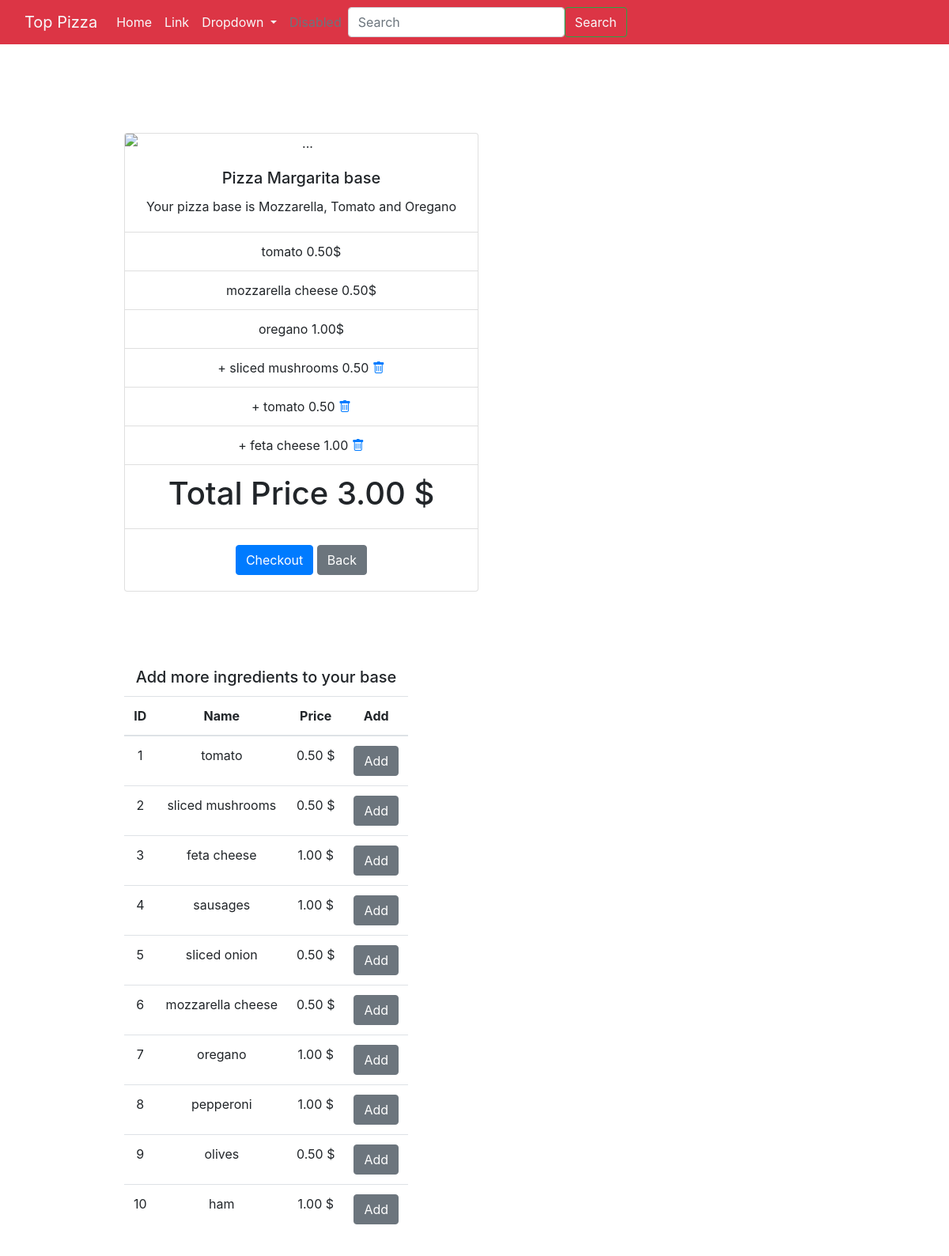
Screenshot of /dashboard.php?action=getPizza&pizza_id=1 with the database file from the repository.
### tables this page shows
CREATE TABLE `pizzas` (
  `id` int(11) NOT NULL,
  `pizza_name` varchar(25) NOT NULL,
  `description` varchar(100) NOT NULL
);

CREATE TABLE `ingredients` (
  `id` int(11) NOT NULL,
  `name` varchar(255) NOT NULL,
  `price` decimal(10,2) NOT NULL
);

### src/controllers/DashboardRequests.php (called while the page is built, shortened)
<?php
$controller = new Controller();
$ingredients = $controller->getAllIngredients();
$request = $_REQUEST;
if (isset($request["action"]) && $request["action"] == "getPizza") {
    $id= $request["pizza_id"];
    $currentPizza = $controller->getPizzaById($id);
    $defaultIngredients=$controller->getDefaultIngredients($id);
    $ingredientsById=$controller->getIngredientsById($id);
}

### src/controllers/Controller.php (called while the page is built, shortened)
<?php
require_once("src\models\IngredientsModel.php");
require_once("src\models\PizzasModel.php");
class Controller
{
    protected $pizzasModel;
    protected $ingredientsModel;
    function __construct()
    {
        $this->ingredientsModel = new IngredientsModel();
        $this->pizzasModel = new PizzasModel();
    }
    function getAllIngredients()
    {
        $ingredients = $this->ingredientsModel->getAllIngredients();
        return $ingredients;
    }
    function getPizzaById($id)
    {
        $currentPizza = $this->pizzasModel->getPizzaById($id);
        return $currentPizza;
    }
    function getIngredientsById($id){
        $ingredients = $this->pizzasModel->getIngredientsById($id);
        return $ingredients;
    }
    function getDefaultIngredients($id){
        $defaultIngredients = $this->pizzasModel->getDefaultIngredientsById($id);
        return $defaultIngredients;
    }
}

### config/db.php (called while the page is built, shortened)
<?php
class Database
{
    private $host;
    private $db;
    private $user;
    private $password;
    private $charset;
    public function __construct()
    {
        $this->host = HOST;
        $this->db = DB;
        $this->user = USER;
        $this->password = PASSWORD;
        $this->charset = CHARSET;
    }
    function connect()
    {
        try {
            $connection = "mysql:host=" . $this->host . ";"
                . "dbname=" . $this->db . ";"
                . "user=" . $this->user . ";"
                . "password=" . $this->password . ";"
                . "charset=" . $this->charset;
            $options = [
                PDO::ATTR_ERRMODE           =>  PDO::ERRMODE_EXCEPTION,
                PDO::ATTR_EMULATE_PREPARES  => FALSE,
            ];
            $pdo = new PDO($connection, USER, PASSWORD, $options);
            return $pdo;
        } catch (PDOException $e) {
            require_once("dberror.php");
        }
    }
}

### src/models/PizzasModel.php (called while the page is built, shortened)
<?php
class PizzasModel
{
    protected $db;
    function __construct()
    {
        $this->db = new Database();
    }
    function getPizzaById($id)
    {
        $query=$this->db->connect()->prepare("SELECT * FROM pizza_prices  WHERE id = $id;");
        try {
            $query->execute();
            $pizzas = $query->fetchAll();
            return $pizzas;
        } catch (PDOException $e) {
            return false;
        }
    }
    function getIngredientsById($id)
    {
        $query = $this->db->connect()->prepare("SELECT i.price, i.name, i.id as ingredient_Id
        FROM pizzas p
         JOIN pizza_extra_ingredients pi ON p.id = pi.pizza_id
        JOIN ingredients i ON pi.ingredient_id = i.id
        WHERE p.id = $id");
        try {
            $query->execute();
            $pizzas = $query->fetchAll();
            return $pizzas;
        } catch (PDOException $e) {
            return false;
        }
    }
    function getDefaultIngredientsById($id)
    {
        $query = $this->db->connect()->prepare("SELECT i.price, i.name, i.id as ingredient_Id
        FROM pizzas p
         JOIN pizza_ingredients pi ON p.id = pi.pizza_id
        JOIN ingredients i ON pi.ingredient_id = i.id
        WHERE p.id = $id");
        try {
            $query->execute();
            $pizzas = $query->fetchAll();
            return $pizzas;
        } catch (PDOException $e) {
            return false;
        }
    }
}

### src/models/ingredientsModel.php (called while the page is built)
<?php
require_once("config/db.php");
class IngredientsModel
{
    protected $db;
    function __construct()
    {
        $this->db = new Database();
    }
    function getAllIngredients()
    {
        $query = $this->db->connect()->prepare("SELECT id, name, price
        FROM ingredients");
        try {
            $query->execute();
            $ingredients = $query->fetchAll();
            return $ingredients;
        } catch (PDOException $e) {
            return [];
        }
    }
}

### dashboard.php (the view, shortened to what this page needs)
<?php
require_once "src/models/ingredientsModel.php";
require_once "src/models/PizzasModel.php";
require_once "src/controllers/Controller.php";
require_once "src/controllers/DashboardRequests.php";
?>
<!DOCTYPE html>
<html lang="en">
<head>
    <link rel="stylesheet" href="https://stackpath.bootstrapcdn.com/bootstrap/4.5.0/css/bootstrap.min.css">
    <link rel="stylesheet" href="https://cdn.jsdelivr.net/npm/bootstrap-icons@1.5.0/font/bootstrap-icons.css">
</head>
<body>
    <?php include("html\header.php"); ?>
    <main class="container text-center">
        <div class="row m-5  d-flex flex-wrap p-3  ">
            <div class="card m-5" style="width: 28rem;">
                <img src="https://www.lanacion.com.ar/resizer/P12DrdN140M2NuxBkxcBQvnYUEY=/1200x800/filters:format(webp):quality(80)/cloudfront-us-east-1.images.arcpublishing.com/lanacionar/M7NX62ONAJGRHMGZQKL3UMOIG4.jpeg
  " class="card-img-top" alt="...">
                <div class="card-body">
                    <h5 class="card-title">Pizza <?php echo $currentPizza[0]["pizza_name"]; ?></h5>
                    <p class="card-text">Your pizza base is Mozzarella, Tomato and Oregano </p>
                </div>
                <ul class="list-group list-group-flush">
                    <?php
                    if ($defaultIngredients) {
                        foreach ($defaultIngredients as $index => $ingredient) {
                            echo "<li class='list-group-item'>" . $ingredient["name"] . " " . $ingredient["price"] . "$    </li>";
                        }
                    }
                    if ($ingredientsById) {
                        foreach ($ingredientsById as $index => $ingredient) {
                            echo "<li class='list-group-item'> + " . $ingredient["name"] . " " . $ingredient["price"] . "      <a  href='?action=deleteIngredient&idIngredient=" . $ingredient["ingredient_Id"] . "&idPizza=" . $currentPizza[0]["id"] . "'><i class='bi bi-trash'></i></a></li>";
                        }
                    } else {
                        echo "<li class='list-group-item'><h5>No extra ingredients added yet</h5></li>";
                    }
                    echo "<li class='list-group-item'> <h1>Total Price <span> " . $currentPizza[0]["total_price"] . " $ </span></h1>   ";
                    ?>
                </ul>
                <div class="card-body">
                    <a class='btn btn-primary' href=''>Checkout</a></li>
                    <a id="home" class="btn btn-secondary" href="./">Back</a>
                </div>
            </div>
            <div class="m-5">
                <table class="table">
                    <h5 class="card-title">Add more ingredients to your base</h5>
                    <thead>
                        <tr>
                            <th class="tg-0pky">ID</th>
                            <th class="tg-0pky">Name</th>
                            <th class="tg-0lax">Price</th>
                            <th class="tg-0lax">Add</th>
                        </tr>
                    </thead>
                    <tbody>
                        <?php
                        if ($ingredients) {
                            foreach ($ingredients as $index => $ingredient) {
                                echo "<tr>";
                                echo "<td class='tg-0lax'>" . $ingredient["id"] . "</td>";
                                echo "<td class='tg-0lax'>" . $ingredient["name"] . "</td>";
                                echo "<td class='tg-0lax'>" . $ingredient["price"] . " $</td>";
                                echo "<td colspan='2' class='tg-0lax'>
    <a class='btn btn-secondary' href='?action=addIngredient&idIngredient=" . $ingredient["id"] . "&idPizza=" . $currentPizza[0]["id"] . "'>Add</a>
    </td>";
                                echo "</tr>";
                            }
                        } else {
                            echo "<tr><td colspan='4' class='tg-0lax'>Error loading ingredients</td></tr>";
                        }
                        ?>
                    </tbody>
                </table>
            </div>
        </div>
    </main>
</body>
</html>

### rows the page displays
pizzas: pizza_name "Margarita base"
ingredients: name "tomato", price "0.50", id "1"
ingredients: name "mozzarella cheese", price "0.50", id "6"
ingredients: name "oregano", price "1.00", id "7"
ingredients: name "sliced mushrooms", price "0.50", id "2"
ingredients: name "feta cheese", price "1.00", id "3"
ingredients: id "4", name "sausages", price "1.00"
ingredients: id "5", name "sliced onion", price "0.50"
ingredients: id "8", name "pepperoni", price "1.00"
ingredients: id "9", name "olives", price "0.50"
ingredients: id "10", name "ham", price "1.00"

### other values shown
$currentPizza[0]["total_price"] "3.00"
